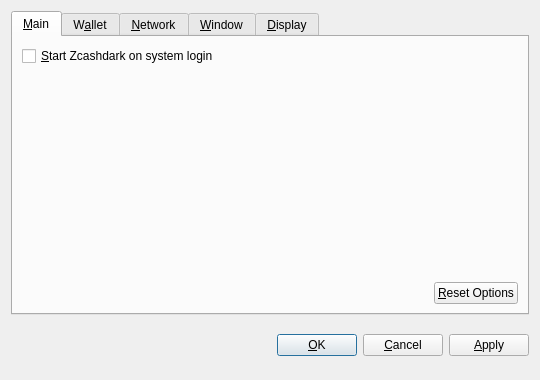
<?xml version="1.0" encoding="UTF-8"?>
<ui version="4.0">
 <class>OptionsDialog</class>
 <widget class="QDialog" name="OptionsDialog">
  <property name="geometry">
   <rect>
    <x>0</x>
    <y>0</y>
    <width>540</width>
    <height>380</height>
   </rect>
  </property>
  <property name="windowTitle">
   <string>Options</string>
  </property>
  <property name="modal">
   <bool>true</bool>
  </property>
  <layout class="QVBoxLayout" name="verticalLayout">
   <item>
    <widget class="QTabWidget" name="tabWidget">
     <property name="tabPosition">
      <enum>QTabWidget::North</enum>
     </property>
     <property name="currentIndex">
      <number>0</number>
     </property>
     <widget class="QWidget" name="tabMain">
      <attribute name="title">
       <string>&amp;Main</string>
      </attribute>
      <layout class="QVBoxLayout" name="verticalLayout_Main">
       <item>
        <widget class="QCheckBox" name="bitcoinAtStartup">
         <property name="toolTip">
          <string>Automatically start Zcashdark after logging in to the system.</string>
         </property>
         <property name="text">
          <string>&amp;Start Zcashdark on system login</string>
         </property>
        </widget>
       </item>
       <item>
        <spacer name="verticalSpacer_Main">
         <property name="orientation">
          <enum>Qt::Vertical</enum>
         </property>
         <property name="sizeHint" stdset="0">
          <size>
           <width>20</width>
           <height>40</height>
          </size>
         </property>
        </spacer>
       </item>
       <item>
        <layout class="QHBoxLayout" name="horizontalLayout_2_Main">
         <item>
          <spacer name="horizontalSpacer_2_Main">
           <property name="orientation">
            <enum>Qt::Horizontal</enum>
           </property>
           <property name="sizeHint" stdset="0">
            <size>
             <width>40</width>
             <height>20</height>
            </size>
           </property>
          </spacer>
         </item>
         <item>
          <widget class="QPushButton" name="resetButton">
           <property name="toolTip">
            <string>Reset all client options to default.</string>
           </property>
           <property name="text">
            <string>&amp;Reset Options</string>
           </property>
           <property name="autoDefault">
            <bool>false</bool>
           </property>
          </widget>
         </item>
        </layout>
       </item>
      </layout>
     </widget>
     <widget class="QWidget" name="tabWallet">
      <attribute name="title">
       <string>W&amp;allet</string>
      </attribute>
      <layout class="QVBoxLayout" name="verticalLayout_Network">
       <item>
        <widget class="QLabel" name="transactionFeeInfoLabel">
         <property name="text">
          <string>Optional transaction fee per kB that helps make sure your transactions are processed quickly. Most transactions are 1 kB.</string>
         </property>
         <property name="textFormat">
          <enum>Qt::PlainText</enum>
         </property>
         <property name="wordWrap">
          <bool>true</bool>
         </property>
        </widget>
       </item>
       <item>
        <layout class="QHBoxLayout" name="horizontalLayout_1_Main">
         <item>
          <widget class="QLabel" name="transactionFeeLabel">
           <property name="text">
            <string>Pay transaction &amp;fee</string>
           </property>
           <property name="textFormat">
            <enum>Qt::PlainText</enum>
           </property>
           <property name="buddy">
            <cstring>transactionFee</cstring>
           </property>
          </widget>
         </item>
         <item>
          <widget class="BitcoinAmountField" name="transactionFee"/>
         </item>
         <item>
          <spacer name="horizontalSpacer_1_Main">
           <property name="orientation">
            <enum>Qt::Horizontal</enum>
           </property>
           <property name="sizeHint" stdset="0">
            <size>
             <width>40</width>
             <height>20</height>
            </size>
           </property>
          </spacer>
         </item>
        </layout>
       </item>
       <item>
        <widget class="QLabel" name="label">
         <property name="text">
          <string>If you disable the spending of unconfirmed change, the change from a transaction cannot be used until that transaction has at least one confirmation. This also affects how your balance is computed.</string>
         </property>
         <property name="wordWrap">
          <bool>true</bool>
         </property>
        </widget>
       </item>
       <item>
        <widget class="QCheckBox" name="spendZeroConfChange">
         <property name="text">
          <string>Spend unconfirmed change  (experts only)</string>
         </property>
        </widget>
       </item>
       <item>
        <spacer name="verticalSpacer">
         <property name="orientation">
          <enum>Qt::Vertical</enum>
         </property>
         <property name="sizeHint" stdset="0">
          <size>
           <width>20</width>
           <height>40</height>
          </size>
         </property>
        </spacer>
       </item>
      </layout>
     </widget>
     <widget class="QWidget" name="tabNetwork">
      <attribute name="title">
       <string>&amp;Network</string>
      </attribute>
      <layout class="QVBoxLayout" name="verticalLayout_Network">
       <item>
        <widget class="QCheckBox" name="mapPortUpnp">
         <property name="toolTip">
          <string>Automatically open the Zcashdark client port on the router. This only works when your router supports UPnP and it is enabled.</string>
         </property>
         <property name="text">
          <string>Map port using &amp;UPnP</string>
         </property>
        </widget>
       </item>
       <item>
        <widget class="QCheckBox" name="connectSocks">
         <property name="toolTip">
          <string>Connect to the Zcashdark network through a SOCKS proxy (e.g. when connecting through Tor).</string>
         </property>
         <property name="text">
          <string>&amp;Connect through SOCKS proxy:</string>
         </property>
        </widget>
       </item>
       <item>
        <layout class="QHBoxLayout" name="horizontalLayout_Network">
         <item>
          <widget class="QLabel" name="proxyIpLabel">
           <property name="text">
            <string>Proxy &amp;IP:</string>
           </property>
           <property name="textFormat">
            <enum>Qt::PlainText</enum>
           </property>
           <property name="buddy">
            <cstring>proxyIp</cstring>
           </property>
          </widget>
         </item>
         <item>
          <widget class="QValidatedLineEdit" name="proxyIp">
           <property name="maximumSize">
            <size>
             <width>140</width>
             <height>16777215</height>
            </size>
           </property>
           <property name="toolTip">
            <string>IP address of the proxy (e.g. 127.0.0.1)</string>
           </property>
          </widget>
         </item>
         <item>
          <widget class="QLabel" name="proxyPortLabel">
           <property name="text">
            <string>&amp;Port:</string>
           </property>
           <property name="textFormat">
            <enum>Qt::PlainText</enum>
           </property>
           <property name="buddy">
            <cstring>proxyPort</cstring>
           </property>
          </widget>
         </item>
         <item>
          <widget class="QLineEdit" name="proxyPort">
           <property name="maximumSize">
            <size>
             <width>55</width>
             <height>16777215</height>
            </size>
           </property>
           <property name="toolTip">
            <string>Port of the proxy (e.g. 9050)</string>
           </property>
          </widget>
         </item>
         <item>
          <widget class="QLabel" name="socksVersionLabel">
           <property name="text">
            <string>SOCKS &amp;Version:</string>
           </property>
           <property name="textFormat">
            <enum>Qt::PlainText</enum>
           </property>
           <property name="buddy">
            <cstring>socksVersion</cstring>
           </property>
          </widget>
         </item>
         <item>
          <widget class="QValueComboBox" name="socksVersion">
           <property name="toolTip">
            <string>SOCKS version of the proxy (e.g. 5)</string>
           </property>
          </widget>
         </item>
         <item>
          <spacer name="horizontalSpacer_Network">
           <property name="orientation">
            <enum>Qt::Horizontal</enum>
           </property>
           <property name="sizeHint" stdset="0">
            <size>
             <width>40</width>
             <height>20</height>
            </size>
           </property>
          </spacer>
         </item>
        </layout>
       </item>
       <item>
        <spacer name="verticalSpacer_Network">
         <property name="orientation">
          <enum>Qt::Vertical</enum>
         </property>
         <property name="sizeHint" stdset="0">
          <size>
           <width>20</width>
           <height>40</height>
          </size>
         </property>
        </spacer>
       </item>
      </layout>
     </widget>
     <widget class="QWidget" name="tabWindow">
      <attribute name="title">
       <string>&amp;Window</string>
      </attribute>
      <layout class="QVBoxLayout" name="verticalLayout_Window">
       <item>
        <widget class="QCheckBox" name="minimizeToTray">
         <property name="toolTip">
          <string>Show only a tray icon after minimizing the window.</string>
         </property>
         <property name="text">
          <string>&amp;Minimize to the tray instead of the taskbar</string>
         </property>
        </widget>
       </item>
       <item>
        <widget class="QCheckBox" name="minimizeOnClose">
         <property name="toolTip">
          <string>Minimize instead of exit the application when the window is closed. When this option is enabled, the application will be closed only after selecting Quit in the menu.</string>
         </property>
         <property name="text">
          <string>M&amp;inimize on close</string>
         </property>
        </widget>
       </item>
       <item>
        <spacer name="verticalSpacer_Window">
         <property name="orientation">
          <enum>Qt::Vertical</enum>
         </property>
         <property name="sizeHint" stdset="0">
          <size>
           <width>20</width>
           <height>40</height>
          </size>
         </property>
        </spacer>
       </item>
      </layout>
     </widget>
     <widget class="QWidget" name="tabDisplay">
      <attribute name="title">
       <string>&amp;Display</string>
      </attribute>
      <layout class="QVBoxLayout" name="verticalLayout_Display">
       <item>
        <layout class="QHBoxLayout" name="horizontalLayout_1_Display">
         <item>
          <widget class="QLabel" name="langLabel">
           <property name="text">
            <string>User Interface &amp;language:</string>
           </property>
           <property name="textFormat">
            <enum>Qt::PlainText</enum>
           </property>
           <property name="buddy">
            <cstring>lang</cstring>
           </property>
          </widget>
         </item>
         <item>
          <widget class="QValueComboBox" name="lang">
           <property name="toolTip">
            <string>The user interface language can be set here. This setting will take effect after restarting Zcashdark.</string>
           </property>
          </widget>
         </item>
        </layout>
       </item>
       <item>
        <layout class="QHBoxLayout" name="horizontalLayout_2_Display">
         <item>
          <widget class="QLabel" name="unitLabel">
           <property name="text">
            <string>&amp;Unit to show amounts in:</string>
           </property>
           <property name="textFormat">
            <enum>Qt::PlainText</enum>
           </property>
           <property name="buddy">
            <cstring>unit</cstring>
           </property>
          </widget>
         </item>
         <item>
          <widget class="QValueComboBox" name="unit">
           <property name="toolTip">
            <string>Choose the default subdivision unit to show in the interface and when sending coins.</string>
           </property>
          </widget>
         </item>
        </layout>
       </item>
       <item>
        <widget class="QCheckBox" name="displayAddresses">
         <property name="toolTip">
          <string>Whether to show Zcashdark addresses in the transaction list or not.</string>
         </property>
         <property name="text">
          <string>&amp;Display addresses in transaction list</string>
         </property>
        </widget>
       </item>
       <item>
        <widget class="QCheckBox" name="coinControlFeatures">
         <property name="toolTip">
          <string>Whether to show coin control features or not.</string>
         </property>
         <property name="text">
          <string>Display coin &amp;control features (experts only!)</string>
         </property>
        </widget>
       </item>
       <item>
        <spacer name="verticalSpacer_Display">
         <property name="orientation">
          <enum>Qt::Vertical</enum>
         </property>
         <property name="sizeHint" stdset="0">
          <size>
           <width>20</width>
           <height>40</height>
          </size>
         </property>
        </spacer>
       </item>
      </layout>
     </widget>
    </widget>
   </item>
   <item>
    <layout class="QHBoxLayout" name="horizontalLayout_Buttons">
     <item>
      <spacer name="horizontalSpacer_1">
       <property name="orientation">
        <enum>Qt::Horizontal</enum>
       </property>
       <property name="sizeHint" stdset="0">
        <size>
         <width>40</width>
         <height>48</height>
        </size>
       </property>
      </spacer>
     </item>
     <item>
      <widget class="QLabel" name="statusLabel">
       <property name="font">
        <font>
         <weight>75</weight>
         <bold>true</bold>
        </font>
       </property>
       <property name="text">
        <string/>
       </property>
       <property name="textFormat">
        <enum>Qt::PlainText</enum>
       </property>
       <property name="wordWrap">
        <bool>true</bool>
       </property>
      </widget>
     </item>
     <item>
      <spacer name="horizontalSpacer_2">
       <property name="orientation">
        <enum>Qt::Horizontal</enum>
       </property>
       <property name="sizeHint" stdset="0">
        <size>
         <width>40</width>
         <height>48</height>
        </size>
       </property>
      </spacer>
     </item>
     <item>
      <widget class="QPushButton" name="okButton">
       <property name="text">
        <string>&amp;OK</string>
       </property>
      </widget>
     </item>
     <item>
      <widget class="QPushButton" name="cancelButton">
       <property name="text">
        <string>&amp;Cancel</string>
       </property>
       <property name="autoDefault">
        <bool>false</bool>
       </property>
      </widget>
     </item>
     <item>
      <widget class="QPushButton" name="applyButton">
       <property name="text">
        <string>&amp;Apply</string>
       </property>
       <property name="autoDefault">
        <bool>false</bool>
       </property>
      </widget>
     </item>
    </layout>
   </item>
  </layout>
 </widget>
 <customwidgets>
  <customwidget>
   <class>BitcoinAmountField</class>
   <extends>QSpinBox</extends>
   <header>bitcoinamountfield.h</header>
  </customwidget>
  <customwidget>
   <class>QValueComboBox</class>
   <extends>QComboBox</extends>
   <header>qvaluecombobox.h</header>
  </customwidget>
  <customwidget>
   <class>QValidatedLineEdit</class>
   <extends>QLineEdit</extends>
   <header>qvalidatedlineedit.h</header>
  </customwidget>
 </customwidgets>
 <resources/>
 <connections/>
</ui>
